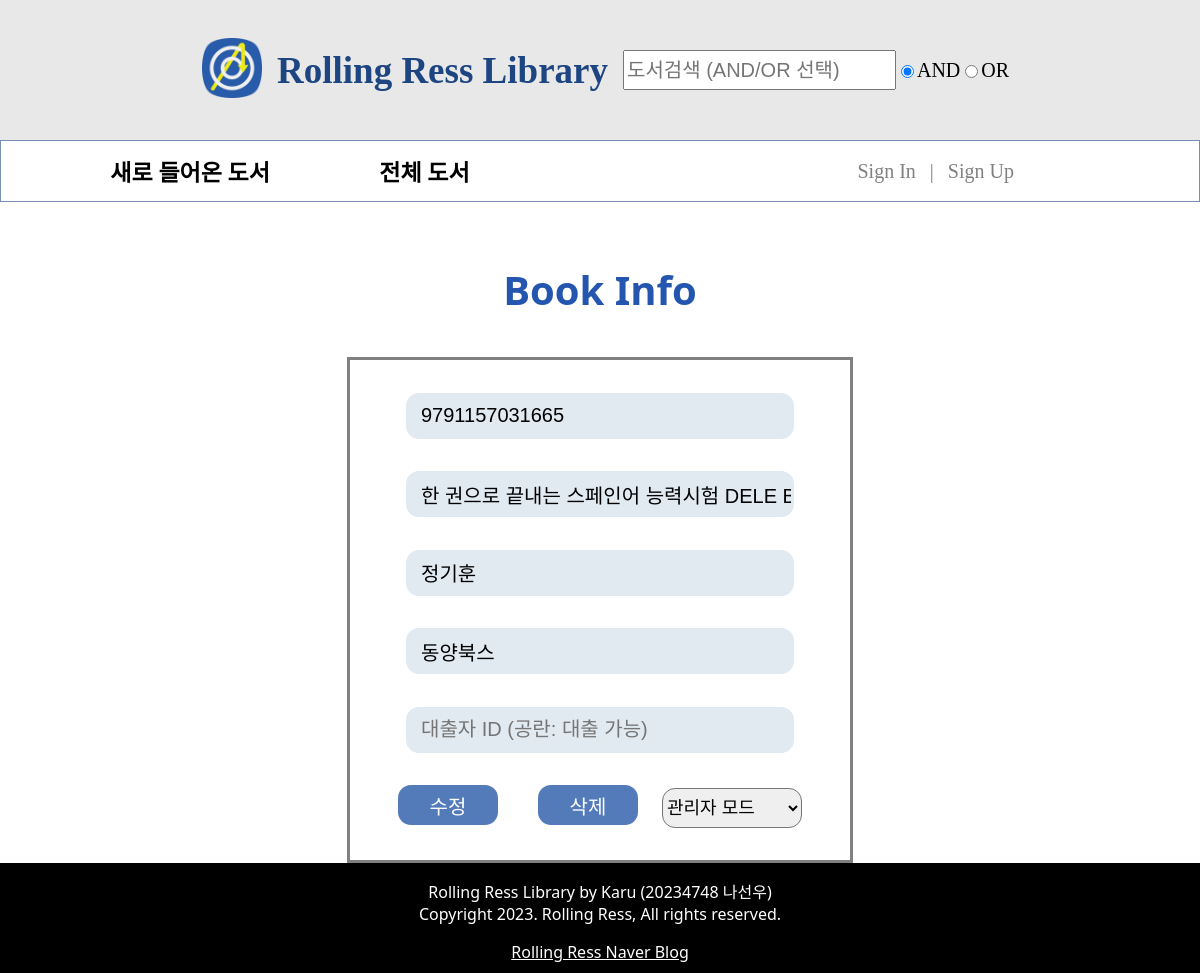
Before: /manage/about.php?isbn=9791157031665 with the older database file.
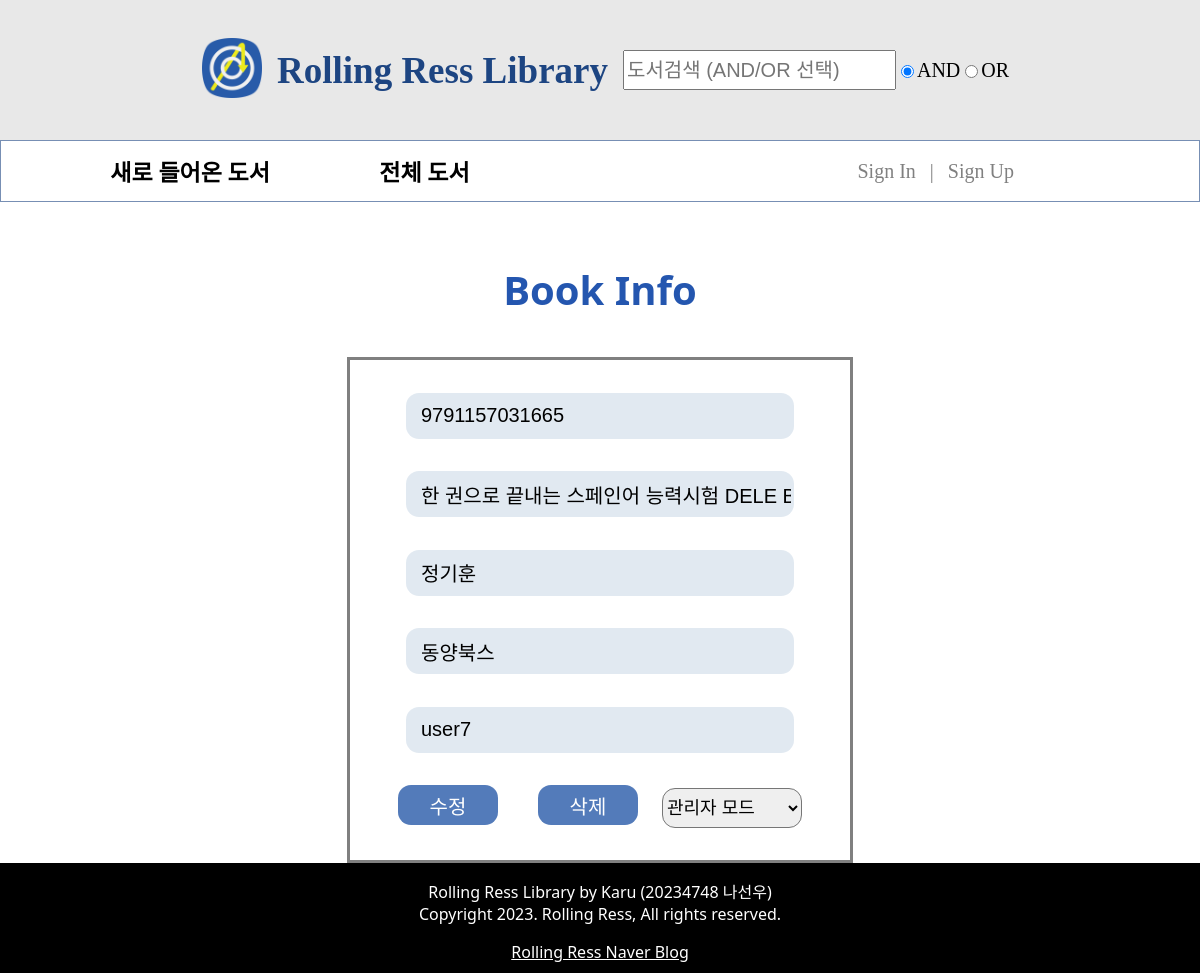
After: the same page with the newer database file.
### tables this page shows
CREATE TABLE `bookinfo` (
  `isbn` bigint NOT NULL,
  `title` varchar(80) NOT NULL,
  `author` varchar(45) NOT NULL,
  `publisher` varchar(45) NOT NULL,
  `takenby` varchar(45) DEFAULT NULL,
  `uploaded` date DEFAULT NULL,
  PRIMARY KEY (`isbn`)
);

### manage/about.php (the view, shortened to what this page needs)
<?php
    include '../db/connect.php';
    $isbn = $_GET['isbn'];
    $stmt = $connect->prepare("SELECT * FROM bookinfo WHERE isbn = ?");
    $stmt->bind_param('i', $isbn);
    $stmt->execute();
    $result = $stmt->get_result();
    $row = $result->fetch_array();
?>
<!DOCTYPE html>
<html lang="ko">
<head>
    <link rel="stylesheet" href="/styles/form.css">
    <link rel="stylesheet" href="/styles/attribute.css">
    <link rel="stylesheet" href="/styles/part/header.css">
    <link rel="stylesheet" href="/styles/part/nav.css">
    <link rel="stylesheet" href="/styles/part/footer.css">
</head>
<body>
    <header include-html="/htmls/header.html"></header>
    <nav include-html="/htmls/nav.html"></nav>
    <article>
    <h1>Book Info</h1>
    <form name="frm_content" method="post" action="../db/update.php?isbn=<? echo $isbn ?>">
        <input type="text" name="isbn" class="box" placeholder="ISBN" value="<? echo $row['isbn'] ?>">
        <input type="text" name="title" class="box" placeholder="제목" value="<? echo $row['title'] ?>">
        <input type="text" name="author" class="box" placeholder="저자" value="<? echo $row['author'] ?>">
        <input type="text" name="publisher" class="box" placeholder="출판사" value="<? echo $row['publisher'] ?>">
        <input type="text" name="takenby" class="box" placeholder="대출자 ID (공란: 대출 가능)" value="<? echo $row['takenby'] ?>">
        <div><input type="submit" class="actionbutton" value="수정"><input type="button" class="actionbutton" value="삭제">
        <select name="modes" id="modes" isbn="<? echo $row['isbn'] ?>">
            <option value="adminMode">관리자 모드</option>
        </select>
        </div>
    </form>
    </article>
    <footer include-html="/htmls/footer.html"></footer>
</body>
</html>

Changed rows visible on the page:
changed bookinfo "한 권으로 끝내는 스페인어 능력시험 DELE B2~C1": takenby (not shown) → "user7"
